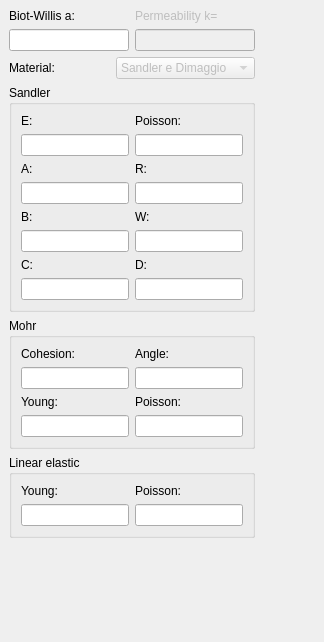
<?xml version="1.0" encoding="UTF-8"?>
<ui version="4.0">
 <class>parametersDW</class>
 <widget class="QDockWidget" name="parametersDW">
  <property name="geometry">
   <rect>
    <x>0</x>
    <y>0</y>
    <width>324</width>
    <height>642</height>
   </rect>
  </property>
  <property name="floating">
   <bool>false</bool>
  </property>
  <property name="features">
   <set>QDockWidget::NoDockWidgetFeatures</set>
  </property>
  <property name="allowedAreas">
   <set>Qt::AllDockWidgetAreas</set>
  </property>
  <property name="windowTitle">
   <string>DockWidget</string>
  </property>
  <widget class="QWidget" name="dockWidgetContents">
   <layout class="QGridLayout" name="gridLayout_4">
    <item row="0" column="0">
     <layout class="QVBoxLayout" name="verticalLayout">
      <item>
       <widget class="QLabel" name="labelBiotWillis">
        <property name="enabled">
         <bool>true</bool>
        </property>
        <property name="text">
         <string>Biot-Willis a:</string>
        </property>
       </widget>
      </item>
      <item>
       <widget class="QLineEdit" name="alpha">
        <property name="enabled">
         <bool>true</bool>
        </property>
       </widget>
      </item>
     </layout>
    </item>
    <item row="0" column="1">
     <layout class="QVBoxLayout" name="verticalLayout_2">
      <item>
       <widget class="QLabel" name="labelPermeability">
        <property name="enabled">
         <bool>false</bool>
        </property>
        <property name="text">
         <string>Permeability k=</string>
        </property>
       </widget>
      </item>
      <item>
       <widget class="QLineEdit" name="k">
        <property name="enabled">
         <bool>false</bool>
        </property>
       </widget>
      </item>
     </layout>
    </item>
    <item row="1" column="0" colspan="2">
     <layout class="QHBoxLayout" name="horizontalLayout">
      <item>
       <widget class="QLabel" name="label_15">
        <property name="text">
         <string>Material:</string>
        </property>
       </widget>
      </item>
      <item>
       <widget class="QComboBox" name="materialCBox">
        <property name="enabled">
         <bool>false</bool>
        </property>
        <item>
         <property name="text">
          <string>Sandler e Dimaggio</string>
         </property>
        </item>
        <item>
         <property name="text">
          <string>Mohr-Coulomb</string>
         </property>
        </item>
        <item>
         <property name="text">
          <string>Linear elástico</string>
         </property>
        </item>
       </widget>
      </item>
     </layout>
    </item>
    <item row="2" column="0" colspan="2">
     <widget class="QGroupBox" name="sandlerGrp">
      <property name="title">
       <string>Sandler</string>
      </property>
      <layout class="QGridLayout" name="gridLayout_3">
       <item row="3" column="0">
        <widget class="QLabel" name="label_5">
         <property name="text">
          <string>E:</string>
         </property>
        </widget>
       </item>
       <item row="10" column="0">
        <widget class="QLineEdit" name="fB"/>
       </item>
       <item row="10" column="1">
        <widget class="QLineEdit" name="fW"/>
       </item>
       <item row="11" column="1">
        <widget class="QLabel" name="label_10">
         <property name="text">
          <string>D:</string>
         </property>
        </widget>
       </item>
       <item row="12" column="1">
        <widget class="QLineEdit" name="fD"/>
       </item>
       <item row="3" column="1">
        <widget class="QLabel" name="label_6">
         <property name="text">
          <string>Poisson:</string>
         </property>
        </widget>
       </item>
       <item row="9" column="0">
        <widget class="QLabel" name="label_8">
         <property name="text">
          <string>B:</string>
         </property>
        </widget>
       </item>
       <item row="11" column="0">
        <widget class="QLabel" name="label_9">
         <property name="text">
          <string>C:</string>
         </property>
        </widget>
       </item>
       <item row="7" column="1">
        <widget class="QLabel" name="label_12">
         <property name="text">
          <string>R:</string>
         </property>
        </widget>
       </item>
       <item row="9" column="1">
        <widget class="QLabel" name="label_11">
         <property name="text">
          <string>W:</string>
         </property>
        </widget>
       </item>
       <item row="8" column="1">
        <widget class="QLineEdit" name="fR"/>
       </item>
       <item row="12" column="0">
        <widget class="QLineEdit" name="fC"/>
       </item>
       <item row="7" column="0">
        <widget class="QLabel" name="label_7">
         <property name="text">
          <string>A:</string>
         </property>
        </widget>
       </item>
       <item row="8" column="0">
        <widget class="QLineEdit" name="fA"/>
       </item>
       <item row="4" column="0">
        <widget class="QLineEdit" name="fE"/>
       </item>
       <item row="4" column="1">
        <widget class="QLineEdit" name="fPoisson"/>
       </item>
      </layout>
     </widget>
    </item>
    <item row="3" column="0" colspan="2">
     <widget class="QGroupBox" name="mohrCGrp">
      <property name="title">
       <string>Mohr</string>
      </property>
      <layout class="QGridLayout" name="gridLayout">
       <item row="0" column="0">
        <widget class="QLabel" name="label">
         <property name="text">
          <string>Cohesion:</string>
         </property>
        </widget>
       </item>
       <item row="0" column="1">
        <widget class="QLabel" name="label_2">
         <property name="text">
          <string>Angle:</string>
         </property>
        </widget>
       </item>
       <item row="1" column="0">
        <widget class="QLineEdit" name="fCohesionMohr">
         <property name="text">
          <string/>
         </property>
        </widget>
       </item>
       <item row="1" column="1">
        <widget class="QLineEdit" name="fAngleMohr">
         <property name="text">
          <string/>
         </property>
        </widget>
       </item>
       <item row="2" column="0">
        <widget class="QLabel" name="label_14">
         <property name="text">
          <string>Young:</string>
         </property>
        </widget>
       </item>
       <item row="2" column="1">
        <widget class="QLabel" name="label_13">
         <property name="text">
          <string>Poisson:</string>
         </property>
        </widget>
       </item>
       <item row="3" column="0">
        <widget class="QLineEdit" name="fYoungMohr">
         <property name="text">
          <string/>
         </property>
        </widget>
       </item>
       <item row="3" column="1">
        <widget class="QLineEdit" name="fPoissonMohr">
         <property name="text">
          <string/>
         </property>
        </widget>
       </item>
      </layout>
     </widget>
    </item>
    <item row="3" column="2">
     <spacer name="horizontalSpacer">
      <property name="orientation">
       <enum>Qt::Horizontal</enum>
      </property>
      <property name="sizeHint" stdset="0">
       <size>
        <width>40</width>
        <height>20</height>
       </size>
      </property>
     </spacer>
    </item>
    <item row="4" column="0" colspan="2">
     <widget class="QGroupBox" name="elasticGrp">
      <property name="title">
       <string>Linear elastic</string>
      </property>
      <layout class="QGridLayout" name="gridLayout_2">
       <item row="0" column="0">
        <widget class="QLabel" name="label_3">
         <property name="text">
          <string>Young:</string>
         </property>
        </widget>
       </item>
       <item row="0" column="1">
        <widget class="QLabel" name="label_4">
         <property name="text">
          <string>Poisson:</string>
         </property>
        </widget>
       </item>
       <item row="1" column="0">
        <widget class="QLineEdit" name="fYoungLinear"/>
       </item>
       <item row="1" column="1">
        <widget class="QLineEdit" name="fPoissonLinear"/>
       </item>
      </layout>
     </widget>
    </item>
    <item row="5" column="0" colspan="3">
     <spacer name="verticalSpacer_2">
      <property name="orientation">
       <enum>Qt::Vertical</enum>
      </property>
      <property name="sizeHint" stdset="0">
       <size>
        <width>288</width>
        <height>4</height>
       </size>
      </property>
     </spacer>
    </item>
   </layout>
  </widget>
 </widget>
 <resources/>
 <connections/>
</ui>
